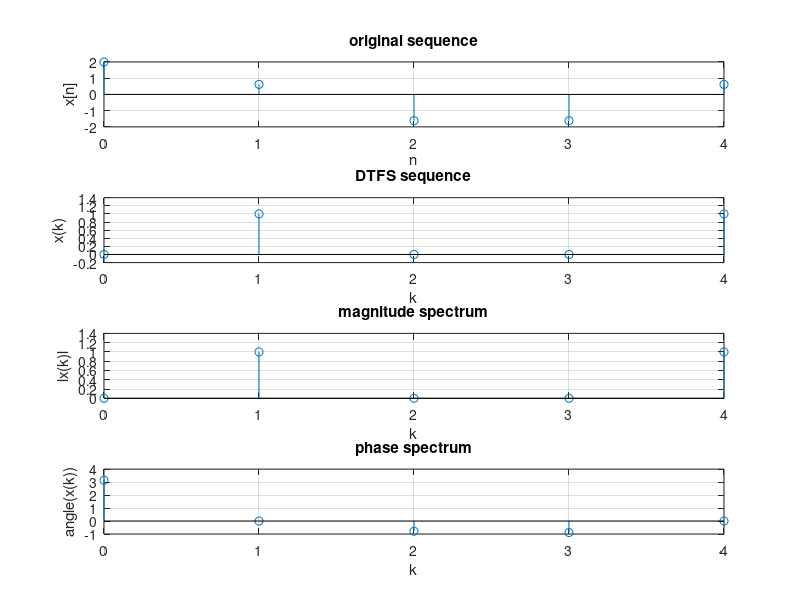

This figure's MATLAB source:
 %matlab code to find the dtfs output of input signal
clc;
clear all;
close all;
N=input('Enter the period of the input signal');

% angular frequency  of the signal
w=(2*pi)/N;
disp('angular frequency w=');
disp(w);

%intialize and enter the input values into array
i=1;
for n=0:N-1
    x(i)=2*cos(w*n); 
    i=i+1;
end
disp('the input sequence');
disp(x);

%to find dtfs of the given input sequence
xk=0;
for k=0:N-1
    xk(k+1)=0;
    for n=0:N-1
        xk(k+1)=xk(k+1)+x(n+1)*exp(-j*k*w*(n));
    end
end
disp('the output sequence is');
y=xk/N;
disp(y);


n=0:1:N-1;
%plot of original sequence
subplot(4,1,1);
n1=0:1:length(x)-1;
stem(n1,x);
xlabel('n');
ylabel('x[n]');
title('original sequence');
grid on;


%plot of dtfs sequence
subplot(4,1,2);
k1=0:1:length(xk)-1;
stem(k1,y);
xlabel('k');
ylabel('x(k)');
title('DTFS sequence');
grid on;


%plot of magnitude spectrum
subplot(4,1,3);
stem(k1,abs(y));
xlabel('k');
ylabel('lx(k)l');
title('magnitude spectrum');
grid on;

%plot of phase spectrum
subplot(4,1,4);
z=angle(xk);
disp('the angle is');
disp(z);

k2=0:1:N-1;
stem(k2,z);
xlabel('k');
ylabel('angle(x(k))');
title('phase spectrum');
grid on;

